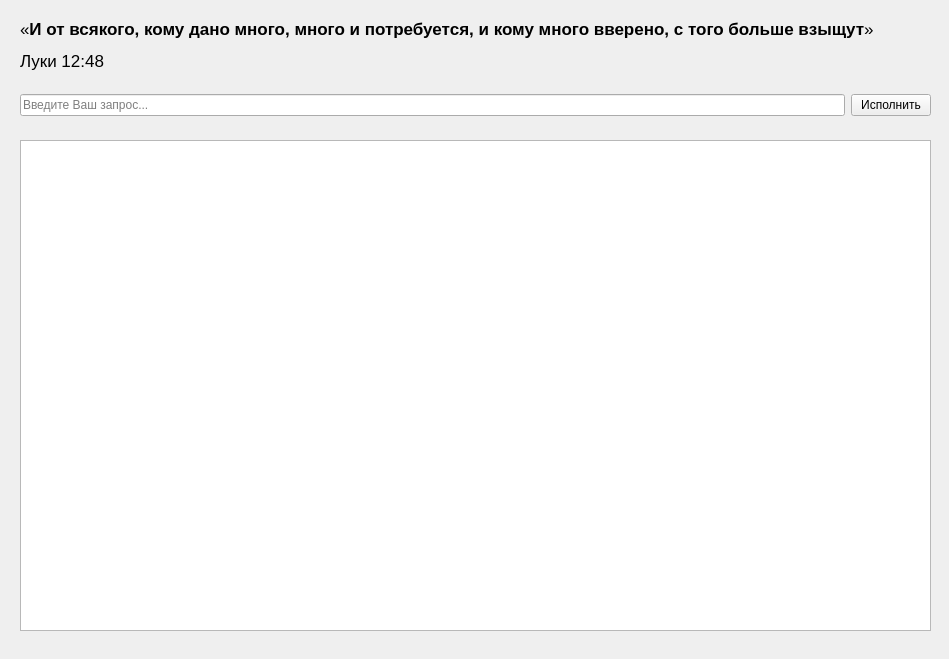
<?xml version="1.0" encoding="UTF-8"?>
<ui version="4.0">
 <class>AdministratorWidget</class>
 <widget class="QWidget" name="AdministratorWidget">
  <property name="geometry">
   <rect>
    <x>0</x>
    <y>0</y>
    <width>949</width>
    <height>659</height>
   </rect>
  </property>
  <property name="windowTitle">
   <string>Form</string>
  </property>
  <widget class="QWidget" name="horizontalLayoutWidget">
   <property name="geometry">
    <rect>
     <x>20</x>
     <y>80</y>
     <width>911</width>
     <height>51</height>
    </rect>
   </property>
   <layout class="QHBoxLayout" name="horizontalLayout">
    <item>
     <widget class="QLineEdit" name="lineEdit">
      <property name="placeholderText">
       <string>Введите Ваш запрос...</string>
      </property>
     </widget>
    </item>
    <item>
     <widget class="QPushButton" name="pushButton">
      <property name="text">
       <string>Исполнить</string>
      </property>
     </widget>
    </item>
   </layout>
  </widget>
  <widget class="QTableWidget" name="tableWidget">
   <property name="geometry">
    <rect>
     <x>20</x>
     <y>140</y>
     <width>911</width>
     <height>491</height>
    </rect>
   </property>
  </widget>
  <widget class="QLabel" name="label">
   <property name="geometry">
    <rect>
     <x>20</x>
     <y>0</y>
     <width>911</width>
     <height>91</height>
    </rect>
   </property>
   <property name="font">
    <font>
     <pointsize>13</pointsize>
    </font>
   </property>
   <property name="text">
    <string>&lt;html&gt;&lt;head/&gt;&lt;body&gt;&lt;p&gt;«&lt;span style=&quot; font-weight:600;&quot;&gt;И от всякого, кому дано много, много и потребуется, и кому много вверено, с того больше взыщут&lt;/span&gt;»&lt;/p&gt;&lt;p&gt;Луки 12:48&lt;/p&gt;&lt;/body&gt;&lt;/html&gt;</string>
   </property>
  </widget>
 </widget>
 <resources/>
 <connections>
  <connection>
   <sender>pushButton</sender>
   <signal>clicked()</signal>
   <receiver>AdministratorWidget</receiver>
   <slot>sendQuery()</slot>
   <hints>
    <hint type="sourcelabel">
     <x>798</x>
     <y>53</y>
    </hint>
    <hint type="destinationlabel">
     <x>719</x>
     <y>10</y>
    </hint>
   </hints>
  </connection>
 </connections>
 <slots>
  <slot>sendQuery()</slot>
 </slots>
</ui>
